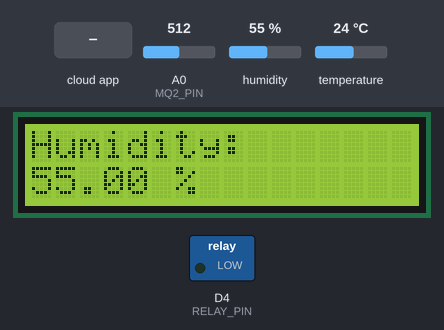
Recording of a sketch running on a simulated ESP8266 (NodeMCU). On the bench: 16×2 character LCD, switched loads named in the sketch (green lamp = pin HIGH). The inputs (shaded band) are chosen by the test bench; at power-on: humidity 55 %, A0 (MQ2_PIN) = 512, temperature 24 °C. WiFi joins after 1.5 s; servers stay silent unless stated; the Firebase database answers and starts empty; what the sketch prints to the serial monitor is not drawn.

Above: at 2.8 s.
2.9 s: humidity set to 22 %
At 14.3 s:
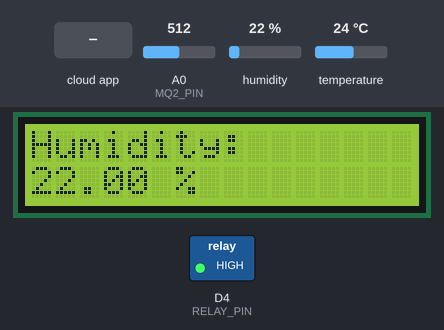
14.6 s: A0 (MQ2_PIN) set to 716
At 17.4 s:
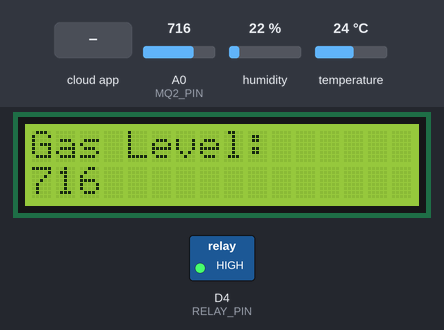
21.9 s: the phone or cloud app sets Humidity to 0
At 24.7 s:
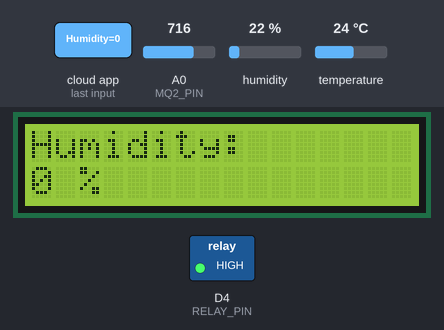
29.2 s: the phone or cloud app sets Gas to 0
At 39.3 s:
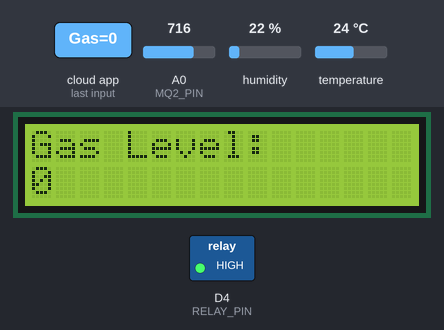
40.1 s: the phone or cloud app sets LCD to 1
At 43.7 s:
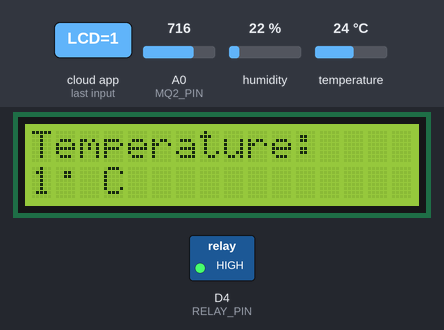
47.4 s: the phone or cloud app sets Humidity to 1
At 58.3 s:
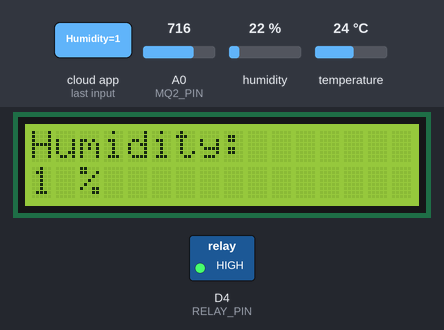
Timing chart, 0 to 59.3 s (numbered marks = the images above; inputs shaded):
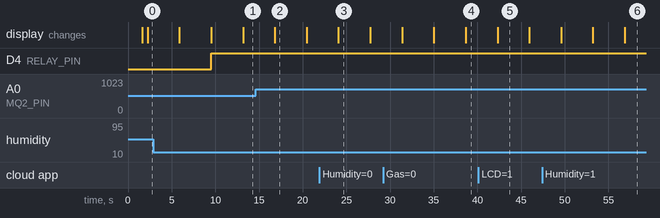

Measured:
- what the display in image 2 shows lasts 3.7 s, from 16.8 s to 20.5 s

The sketch:

Esp_firebase_integration.ino
```cpp
/*
  Project: GreenVault
  Description:
    ESP8266-based system that reads temperature, humidity, and gas levels,
    uploads them to Firebase Realtime Database, and displays data on an I2C LCD.
    The system also controls a relay based on temperature thresholds.
*/

#include <ESP8266WiFi.h>
#include <FirebaseESP8266.h>
#include "DHT.h"
#include <Wire.h>
#include <LiquidCrystal_I2C.h>

// -------------------- Wi-Fi Configurations --------------------
#define WIFI_SSID "Sanjixxx"        // Wi-Fi SSID
#define WIFI_PASSWORD "123xxxx"    // Wi-Fi Password

// -------------------- Sensor Pin Definitions --------------------
#define DHTPIN D5
#define DHTTYPE DHT11
#define MQ2_PIN A0
#define RELAY_PIN D4                // Relay control pin

// -------------------- Object Instantiations --------------------
DHT dht(DHTPIN, DHTTYPE);
FirebaseData firebaseData;
FirebaseConfig firebaseConfig;
FirebaseAuth firebaseAuth;
LiquidCrystal_I2C lcd(0x27, 16, 2);

unsigned long lastUpdate = 0;
int displayState = 0;               // variable to display current sensor data/state, 0: Temperature | 1: Humidity | 2: Gas

void setup() {
  Serial.begin(115200);

  // Initialize DHT sensor
  dht.begin();

  // Relay configuration
  pinMode(RELAY_PIN, OUTPUT);
  digitalWrite(RELAY_PIN, LOW);

  // Connecting to Wi-Fi
  WiFi.begin(WIFI_SSID, WIFI_PASSWORD);
  Serial.print("Connecting to Wi-Fi");
  while (WiFi.status() != WL_CONNECTED) {
    Serial.print(".");
    delay(500);
  }
  Serial.println();
  Serial.print("Connected. IP Address: ");
  Serial.println(WiFi.localIP());

  // Firebase initialization
  firebaseConfig.host = "greenvault-42631-default-rtdb.firebaseio.com";
  firebaseConfig.signer.tokens.legacy_token = "YAWjFqeYIbYveJxx3MRDPfMEQiVXRnPs57t20EHr";
  Firebase.begin(&firebaseConfig, &firebaseAuth);
  Firebase.reconnectWiFi(true);

  // LCD initialization (I2C: SDA=D2, SCL=D1)
  Wire.begin(D2, D1);
  lcd.begin(16, 2);
  lcd.backlight();

  lcd.setCursor(0, 0);
  lcd.print("Connecting WiFi");

  // Display Wi-Fi success
  lcd.clear();
  lcd.setCursor(0, 0);
  lcd.print("WiFi connected");

  // Custom character for showing the degree symbol (°) on the LCD
  byte degreeSymbol[8] = {
    0b00000,
    0b00110,
    0b00110,
    0b00000,
    0b00000,
    0b00000,
    0b00000,
    0b00000
  };
  lcd.createChar(0, degreeSymbol);
}

void loop() {
  // Sensor Readings
  float humidity = dht.readHumidity();
  float temperature = dht.readTemperature();
  int gasValue = analogRead(MQ2_PIN);

  if (isnan(humidity) || isnan(temperature)) {
    Serial.println("Sensor read failed!");
    return;
  }

  // Log readings to Serial
  Serial.printf("Humidity: %.2f%%  Temperature: %.2f°C  Gas: %d\n", humidity, temperature, gasValue);

  // Push Data to Firebase
  Firebase.setFloat(firebaseData, "/Temp", temperature);
  Firebase.setFloat(firebaseData, "/Humidity", humidity);
  Firebase.setInt(firebaseData, "/Gas", gasValue);

  // LCD Update & Relay Control
  unsigned long currentTime = millis();
  if (currentTime - lastUpdate >= 2000) {
    lastUpdate = currentTime;
    displayState = (displayState + 1) % 3; // Rotate display mode

    if (displayState == 0) {
      // Display Temperature
      if (Firebase.get(firebaseData, "/FirebaseOK/LCD")) {
        lcd.clear();
        lcd.setCursor(0, 0);
        lcd.print("Temperature:");
        lcd.setCursor(0, 1);
        String tempStr = firebaseData.stringData();
        lcd.print(tempStr);
        lcd.write((byte)0);
        lcd.print(" C");

        // Relay logic(if less than 20°C  then both cooling fans operate at max power)
        int tempValue = tempStr.toInt();
        if (tempValue < 20) {
          digitalWrite(RELAY_PIN, HIGH);
          Serial.println("Relay ON");
        } else {
          digitalWrite(RELAY_PIN, LOW);
          Serial.println("Relay OFF");
        }
      } else {
        displayError();
      }

    } else if (displayState == 1) {
      // Display Humidity
      if (Firebase.get(firebaseData, "/Humidity")) {
        lcd.clear();
        lcd.setCursor(0, 0);
        lcd.print("Humidity:");
        lcd.setCursor(0, 1);
        lcd.print(firebaseData.stringData());
        lcd.print(" %");
      } else {
        displayError();
      }

    } else if (displayState == 2) {
      // Display Gas Level
      if (Firebase.get(firebaseData, "/Gas")) {
        lcd.clear();
        lcd.setCursor(0, 0);
        lcd.print("Gas Level:");
        lcd.setCursor(0, 1);
        lcd.print(firebaseData.stringData());
      } else {
        displayError();
      }
    }
  }

  delay(3000);
}

// Firebase Error Handling and Display
void displayError() {
  Serial.print("Firebase error: ");
  Serial.println(firebaseData.errorReason());

  lcd.clear();
  lcd.setCursor(0, 0);
  lcd.print("Firebase Error");
}
```
